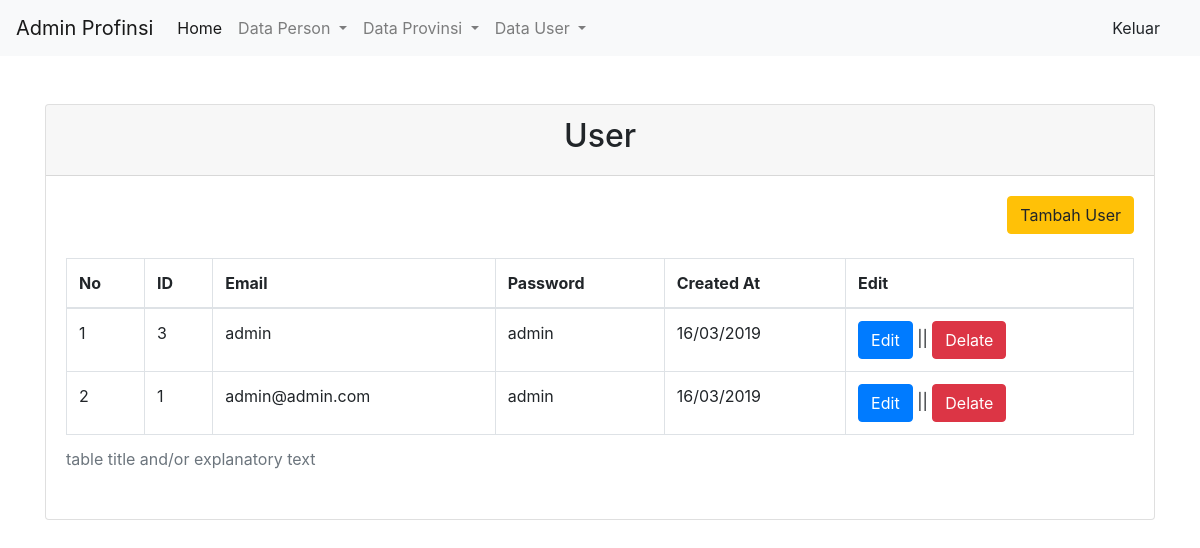
The page /admin/dashboard.php?pg=user (signed in) on the database its author committed.
### tables this page shows
CREATE TABLE `m_users` (
  `id` int(11) NOT NULL,
  `email` varchar(50) NOT NULL,
  `password` varchar(50) NOT NULL,
  `created_at` timestamp NOT NULL DEFAULT CURRENT_TIMESTAMP ON UPDATE CURRENT_TIMESTAMP
);

### admin/content/User.php (the view)
<?php
include '../koneksi/koneksi.php';
$query 	= mysqli_query($koneksi,"SELECT * FROM m_users ORDER BY id DESC");
?>
<div class="card">
	<div class="card-header">
		<h2>User</h2>
	</div>
	<div class="card-body">
		<div align="right">
			<a href="?pg=tambah-user" class="btn btn-warning mb-4 left">Tambah User</a>
		</div>
		<table class="table table-bordered">
			<caption>table title and/or explanatory text</caption>
			<thead>
				<tr>
					<th>No</th>
					<th>ID</th>
					<th>Email</th>
					<th>Password</th>
					<th>Created At</th>
					<th>Edit</th>
				</tr>
			</thead>
			<tbody>
					<?php $no=1;   while($row = mysqli_fetch_assoc($query)){ ?>
					<tr>
						<td><?php echo $no++ ?></td>
						<td><?php echo $row['id'] ?></td>
						<td><?php echo $row['email'] ?></td>
						<td><?php echo $row['password'] ?></td>
						<td><?php echo date('d/m/Y',strtotime($row['created_at'])) ?></td>
						<td>
							<a class="btn btn-primary btn-xs" href="?pg=ubah-user&edit= <?php echo  $row['id']?>" target="balank">Edit</a> ||
							<a class="btn btn-danger btn-xs" href="?pg=hapus-user&delete= <?php echo  $row['id']?>" onclick="return confirm('apakah anda yakin menghapus data ini')" >Delate</a>
						</td>
					</tr>
				<?php }?>
			</tbody>
		</table>
	</div>
</div>

### assets/css/style.css (style rules this page uses)
.card .card-header h2 { text-align: center; }

### rows shown on the page
m_users: id "3", email "admin", password "admin", created_at "16/03/2019"
m_users: id "1", email "admin@admin.com", password "admin", created_at "16/03/2019"
